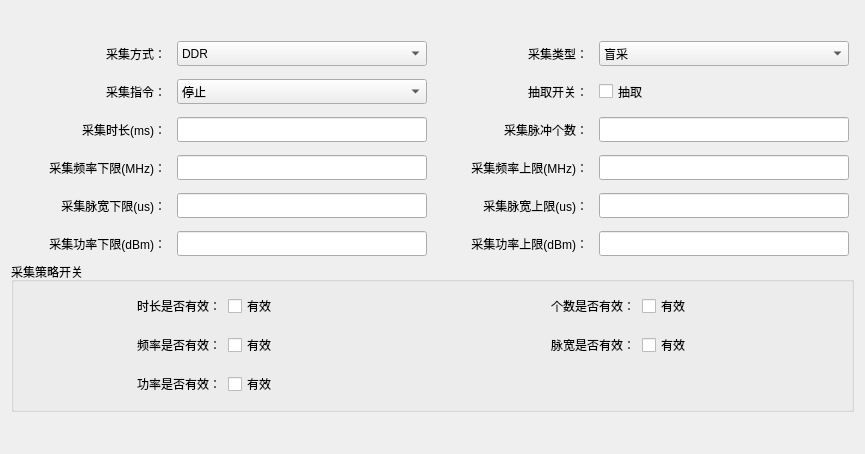
<?xml version="1.0" encoding="UTF-8"?>
<ui version="4.0">
 <class>GatherControlDialog</class>
 <widget class="QWidget" name="GatherControlDialog">
  <property name="geometry">
   <rect>
    <x>0</x>
    <y>0</y>
    <width>865</width>
    <height>454</height>
   </rect>
  </property>
  <property name="maximumSize">
   <size>
    <width>900</width>
    <height>640</height>
   </size>
  </property>
  <property name="windowTitle">
   <string>Form</string>
  </property>
  <layout class="QGridLayout" name="gridLayout_3">
   <item row="0" column="0">
    <layout class="QVBoxLayout" name="verticalLayout">
     <item>
      <layout class="QGridLayout" name="gridLayout">
       <property name="verticalSpacing">
        <number>13</number>
       </property>
       <item row="1" column="1">
        <widget class="QComboBox" name="cbox_SendingPause">
         <property name="minimumSize">
          <size>
           <width>150</width>
           <height>25</height>
          </size>
         </property>
         <property name="maximumSize">
          <size>
           <width>16777215</width>
           <height>30</height>
          </size>
         </property>
         <item>
          <property name="text">
           <string>停止</string>
          </property>
         </item>
         <item>
          <property name="text">
           <string>开始采集</string>
          </property>
         </item>
         <item>
          <property name="text">
           <string>开始读取</string>
          </property>
         </item>
         <item>
          <property name="text">
           <string>检索</string>
          </property>
         </item>
         <item>
          <property name="text">
           <string>读取暂停</string>
          </property>
         </item>
         <item>
          <property name="text">
           <string>发送暂停</string>
          </property>
         </item>
         <item>
          <property name="text">
           <string>无效</string>
          </property>
         </item>
        </widget>
       </item>
       <item row="2" column="2">
        <widget class="QLabel" name="label_7">
         <property name="sizePolicy">
          <sizepolicy hsizetype="Minimum" vsizetype="Minimum">
           <horstretch>0</horstretch>
           <verstretch>0</verstretch>
          </sizepolicy>
         </property>
         <property name="minimumSize">
          <size>
           <width>140</width>
           <height>20</height>
          </size>
         </property>
         <property name="maximumSize">
          <size>
           <width>150</width>
           <height>25</height>
          </size>
         </property>
         <property name="text">
          <string>采集脉冲个数：</string>
         </property>
         <property name="alignment">
          <set>Qt::AlignRight|Qt::AlignTrailing|Qt::AlignVCenter</set>
         </property>
        </widget>
       </item>
       <item row="1" column="2">
        <widget class="QLabel" name="label_5">
         <property name="sizePolicy">
          <sizepolicy hsizetype="Minimum" vsizetype="Minimum">
           <horstretch>0</horstretch>
           <verstretch>0</verstretch>
          </sizepolicy>
         </property>
         <property name="minimumSize">
          <size>
           <width>140</width>
           <height>20</height>
          </size>
         </property>
         <property name="maximumSize">
          <size>
           <width>150</width>
           <height>25</height>
          </size>
         </property>
         <property name="text">
          <string>抽取开关：</string>
         </property>
         <property name="alignment">
          <set>Qt::AlignRight|Qt::AlignTrailing|Qt::AlignVCenter</set>
         </property>
        </widget>
       </item>
       <item row="2" column="3">
        <widget class="QLineEdit" name="le_ImpulseNumber">
         <property name="sizePolicy">
          <sizepolicy hsizetype="Fixed" vsizetype="Ignored">
           <horstretch>0</horstretch>
           <verstretch>0</verstretch>
          </sizepolicy>
         </property>
         <property name="minimumSize">
          <size>
           <width>150</width>
           <height>25</height>
          </size>
         </property>
         <property name="maximumSize">
          <size>
           <width>1000</width>
           <height>30</height>
          </size>
         </property>
        </widget>
       </item>
       <item row="2" column="1">
        <widget class="QLineEdit" name="le_Time">
         <property name="sizePolicy">
          <sizepolicy hsizetype="Fixed" vsizetype="Ignored">
           <horstretch>0</horstretch>
           <verstretch>0</verstretch>
          </sizepolicy>
         </property>
         <property name="minimumSize">
          <size>
           <width>150</width>
           <height>25</height>
          </size>
         </property>
         <property name="maximumSize">
          <size>
           <width>1000</width>
           <height>30</height>
          </size>
         </property>
        </widget>
       </item>
       <item row="3" column="0">
        <widget class="QLabel" name="label_8">
         <property name="sizePolicy">
          <sizepolicy hsizetype="Minimum" vsizetype="Minimum">
           <horstretch>0</horstretch>
           <verstretch>0</verstretch>
          </sizepolicy>
         </property>
         <property name="minimumSize">
          <size>
           <width>140</width>
           <height>20</height>
          </size>
         </property>
         <property name="maximumSize">
          <size>
           <width>150</width>
           <height>25</height>
          </size>
         </property>
         <property name="text">
          <string>采集频率下限(MHz)：</string>
         </property>
         <property name="alignment">
          <set>Qt::AlignRight|Qt::AlignTrailing|Qt::AlignVCenter</set>
         </property>
        </widget>
       </item>
       <item row="4" column="0">
        <widget class="QLabel" name="label_10">
         <property name="sizePolicy">
          <sizepolicy hsizetype="Minimum" vsizetype="Minimum">
           <horstretch>0</horstretch>
           <verstretch>0</verstretch>
          </sizepolicy>
         </property>
         <property name="minimumSize">
          <size>
           <width>140</width>
           <height>20</height>
          </size>
         </property>
         <property name="maximumSize">
          <size>
           <width>150</width>
           <height>25</height>
          </size>
         </property>
         <property name="text">
          <string>采集脉宽下限(us)：</string>
         </property>
         <property name="alignment">
          <set>Qt::AlignRight|Qt::AlignTrailing|Qt::AlignVCenter</set>
         </property>
        </widget>
       </item>
       <item row="0" column="3">
        <widget class="QComboBox" name="cbox_GatherType">
         <property name="minimumSize">
          <size>
           <width>150</width>
           <height>25</height>
          </size>
         </property>
         <property name="maximumSize">
          <size>
           <width>16777215</width>
           <height>30</height>
          </size>
         </property>
         <item>
          <property name="text">
           <string>盲采</string>
          </property>
         </item>
         <item>
          <property name="text">
           <string>Vp采</string>
          </property>
         </item>
         <item>
          <property name="text">
           <string>Vp触发盲采</string>
          </property>
         </item>
        </widget>
       </item>
       <item row="0" column="1">
        <widget class="QComboBox" name="cbox_GatherWay">
         <property name="minimumSize">
          <size>
           <width>150</width>
           <height>25</height>
          </size>
         </property>
         <property name="maximumSize">
          <size>
           <width>16777215</width>
           <height>30</height>
          </size>
         </property>
         <item>
          <property name="text">
           <string>DDR</string>
          </property>
         </item>
         <item>
          <property name="text">
           <string>SATA</string>
          </property>
         </item>
        </widget>
       </item>
       <item row="0" column="0">
        <widget class="QLabel" name="label">
         <property name="sizePolicy">
          <sizepolicy hsizetype="Minimum" vsizetype="Minimum">
           <horstretch>0</horstretch>
           <verstretch>0</verstretch>
          </sizepolicy>
         </property>
         <property name="minimumSize">
          <size>
           <width>140</width>
           <height>20</height>
          </size>
         </property>
         <property name="maximumSize">
          <size>
           <width>150</width>
           <height>25</height>
          </size>
         </property>
         <property name="text">
          <string>采集方式：</string>
         </property>
         <property name="alignment">
          <set>Qt::AlignRight|Qt::AlignTrailing|Qt::AlignVCenter</set>
         </property>
        </widget>
       </item>
       <item row="1" column="0">
        <widget class="QLabel" name="label_4">
         <property name="sizePolicy">
          <sizepolicy hsizetype="Minimum" vsizetype="Minimum">
           <horstretch>0</horstretch>
           <verstretch>0</verstretch>
          </sizepolicy>
         </property>
         <property name="minimumSize">
          <size>
           <width>140</width>
           <height>20</height>
          </size>
         </property>
         <property name="maximumSize">
          <size>
           <width>150</width>
           <height>25</height>
          </size>
         </property>
         <property name="text">
          <string>采集指令：</string>
         </property>
         <property name="alignment">
          <set>Qt::AlignRight|Qt::AlignTrailing|Qt::AlignVCenter</set>
         </property>
        </widget>
       </item>
       <item row="0" column="2">
        <widget class="QLabel" name="label_3">
         <property name="sizePolicy">
          <sizepolicy hsizetype="Minimum" vsizetype="Minimum">
           <horstretch>0</horstretch>
           <verstretch>0</verstretch>
          </sizepolicy>
         </property>
         <property name="minimumSize">
          <size>
           <width>140</width>
           <height>20</height>
          </size>
         </property>
         <property name="maximumSize">
          <size>
           <width>150</width>
           <height>25</height>
          </size>
         </property>
         <property name="text">
          <string>采集类型：</string>
         </property>
         <property name="alignment">
          <set>Qt::AlignRight|Qt::AlignTrailing|Qt::AlignVCenter</set>
         </property>
        </widget>
       </item>
       <item row="4" column="3">
        <widget class="QLineEdit" name="le_PulseyMax">
         <property name="sizePolicy">
          <sizepolicy hsizetype="Fixed" vsizetype="Ignored">
           <horstretch>0</horstretch>
           <verstretch>0</verstretch>
          </sizepolicy>
         </property>
         <property name="minimumSize">
          <size>
           <width>150</width>
           <height>25</height>
          </size>
         </property>
         <property name="maximumSize">
          <size>
           <width>250</width>
           <height>30</height>
          </size>
         </property>
        </widget>
       </item>
       <item row="2" column="0">
        <widget class="QLabel" name="label_6">
         <property name="sizePolicy">
          <sizepolicy hsizetype="Minimum" vsizetype="Minimum">
           <horstretch>0</horstretch>
           <verstretch>0</verstretch>
          </sizepolicy>
         </property>
         <property name="minimumSize">
          <size>
           <width>140</width>
           <height>20</height>
          </size>
         </property>
         <property name="maximumSize">
          <size>
           <width>150</width>
           <height>25</height>
          </size>
         </property>
         <property name="text">
          <string>采集时长(ms)：</string>
         </property>
         <property name="alignment">
          <set>Qt::AlignRight|Qt::AlignTrailing|Qt::AlignVCenter</set>
         </property>
        </widget>
       </item>
       <item row="3" column="2">
        <widget class="QLabel" name="label_9">
         <property name="sizePolicy">
          <sizepolicy hsizetype="Minimum" vsizetype="Minimum">
           <horstretch>0</horstretch>
           <verstretch>0</verstretch>
          </sizepolicy>
         </property>
         <property name="minimumSize">
          <size>
           <width>140</width>
           <height>20</height>
          </size>
         </property>
         <property name="maximumSize">
          <size>
           <width>150</width>
           <height>25</height>
          </size>
         </property>
         <property name="text">
          <string>采集频率上限(MHz)：</string>
         </property>
         <property name="alignment">
          <set>Qt::AlignRight|Qt::AlignTrailing|Qt::AlignVCenter</set>
         </property>
        </widget>
       </item>
       <item row="3" column="1">
        <widget class="QLineEdit" name="le_FrequencyMin">
         <property name="sizePolicy">
          <sizepolicy hsizetype="Fixed" vsizetype="Ignored">
           <horstretch>0</horstretch>
           <verstretch>0</verstretch>
          </sizepolicy>
         </property>
         <property name="minimumSize">
          <size>
           <width>150</width>
           <height>25</height>
          </size>
         </property>
         <property name="maximumSize">
          <size>
           <width>250</width>
           <height>30</height>
          </size>
         </property>
        </widget>
       </item>
       <item row="4" column="1">
        <widget class="QLineEdit" name="le_PulseyMin">
         <property name="sizePolicy">
          <sizepolicy hsizetype="Fixed" vsizetype="Ignored">
           <horstretch>0</horstretch>
           <verstretch>0</verstretch>
          </sizepolicy>
         </property>
         <property name="minimumSize">
          <size>
           <width>150</width>
           <height>25</height>
          </size>
         </property>
         <property name="maximumSize">
          <size>
           <width>250</width>
           <height>30</height>
          </size>
         </property>
        </widget>
       </item>
       <item row="3" column="3">
        <widget class="QLineEdit" name="le_FrequencyMax">
         <property name="sizePolicy">
          <sizepolicy hsizetype="Fixed" vsizetype="Ignored">
           <horstretch>0</horstretch>
           <verstretch>0</verstretch>
          </sizepolicy>
         </property>
         <property name="minimumSize">
          <size>
           <width>150</width>
           <height>25</height>
          </size>
         </property>
         <property name="maximumSize">
          <size>
           <width>250</width>
           <height>30</height>
          </size>
         </property>
        </widget>
       </item>
       <item row="1" column="3">
        <widget class="QCheckBox" name="check_ExtractSwitch">
         <property name="sizePolicy">
          <sizepolicy hsizetype="Fixed" vsizetype="Ignored">
           <horstretch>0</horstretch>
           <verstretch>0</verstretch>
          </sizepolicy>
         </property>
         <property name="minimumSize">
          <size>
           <width>150</width>
           <height>25</height>
          </size>
         </property>
         <property name="maximumSize">
          <size>
           <width>250</width>
           <height>30</height>
          </size>
         </property>
         <property name="text">
          <string>抽取</string>
         </property>
        </widget>
       </item>
       <item row="4" column="2">
        <widget class="QLabel" name="label_11">
         <property name="sizePolicy">
          <sizepolicy hsizetype="Minimum" vsizetype="Minimum">
           <horstretch>0</horstretch>
           <verstretch>0</verstretch>
          </sizepolicy>
         </property>
         <property name="minimumSize">
          <size>
           <width>140</width>
           <height>20</height>
          </size>
         </property>
         <property name="maximumSize">
          <size>
           <width>150</width>
           <height>25</height>
          </size>
         </property>
         <property name="text">
          <string>采集脉宽上限(us)：</string>
         </property>
         <property name="alignment">
          <set>Qt::AlignRight|Qt::AlignTrailing|Qt::AlignVCenter</set>
         </property>
        </widget>
       </item>
       <item row="5" column="0">
        <widget class="QLabel" name="label_12">
         <property name="sizePolicy">
          <sizepolicy hsizetype="Minimum" vsizetype="Minimum">
           <horstretch>0</horstretch>
           <verstretch>0</verstretch>
          </sizepolicy>
         </property>
         <property name="minimumSize">
          <size>
           <width>140</width>
           <height>20</height>
          </size>
         </property>
         <property name="maximumSize">
          <size>
           <width>150</width>
           <height>25</height>
          </size>
         </property>
         <property name="text">
          <string>采集功率下限(dBm)：</string>
         </property>
         <property name="alignment">
          <set>Qt::AlignRight|Qt::AlignTrailing|Qt::AlignVCenter</set>
         </property>
        </widget>
       </item>
       <item row="5" column="1">
        <widget class="QLineEdit" name="le_PowerMin">
         <property name="sizePolicy">
          <sizepolicy hsizetype="Fixed" vsizetype="Ignored">
           <horstretch>0</horstretch>
           <verstretch>0</verstretch>
          </sizepolicy>
         </property>
         <property name="minimumSize">
          <size>
           <width>150</width>
           <height>25</height>
          </size>
         </property>
         <property name="maximumSize">
          <size>
           <width>250</width>
           <height>30</height>
          </size>
         </property>
        </widget>
       </item>
       <item row="5" column="2">
        <widget class="QLabel" name="label_13">
         <property name="sizePolicy">
          <sizepolicy hsizetype="Minimum" vsizetype="Minimum">
           <horstretch>0</horstretch>
           <verstretch>0</verstretch>
          </sizepolicy>
         </property>
         <property name="minimumSize">
          <size>
           <width>140</width>
           <height>20</height>
          </size>
         </property>
         <property name="maximumSize">
          <size>
           <width>150</width>
           <height>25</height>
          </size>
         </property>
         <property name="text">
          <string>采集功率上限(dBm)：</string>
         </property>
         <property name="alignment">
          <set>Qt::AlignRight|Qt::AlignTrailing|Qt::AlignVCenter</set>
         </property>
        </widget>
       </item>
       <item row="5" column="3">
        <widget class="QLineEdit" name="le_PowerMax">
         <property name="sizePolicy">
          <sizepolicy hsizetype="Fixed" vsizetype="Ignored">
           <horstretch>0</horstretch>
           <verstretch>0</verstretch>
          </sizepolicy>
         </property>
         <property name="minimumSize">
          <size>
           <width>150</width>
           <height>25</height>
          </size>
         </property>
         <property name="maximumSize">
          <size>
           <width>250</width>
           <height>30</height>
          </size>
         </property>
        </widget>
       </item>
      </layout>
     </item>
     <item>
      <widget class="QGroupBox" name="groupBox">
       <property name="minimumSize">
        <size>
         <width>0</width>
         <height>100</height>
        </size>
       </property>
       <property name="maximumSize">
        <size>
         <width>16777215</width>
         <height>150</height>
        </size>
       </property>
       <property name="title">
        <string>采集策略开关</string>
       </property>
       <layout class="QVBoxLayout" name="verticalLayout_2">
        <property name="leftMargin">
         <number>0</number>
        </property>
        <property name="topMargin">
         <number>0</number>
        </property>
        <property name="rightMargin">
         <number>0</number>
        </property>
        <property name="bottomMargin">
         <number>0</number>
        </property>
        <item>
         <layout class="QGridLayout" name="gridLayout_2">
          <property name="horizontalSpacing">
           <number>0</number>
          </property>
          <property name="verticalSpacing">
           <number>15</number>
          </property>
          <item row="1" column="2">
           <widget class="QLabel" name="label_17">
            <property name="minimumSize">
             <size>
              <width>100</width>
              <height>0</height>
             </size>
            </property>
            <property name="maximumSize">
             <size>
              <width>200</width>
              <height>16777215</height>
             </size>
            </property>
            <property name="layoutDirection">
             <enum>Qt::LeftToRight</enum>
            </property>
            <property name="text">
             <string>脉宽是否有效：</string>
            </property>
            <property name="alignment">
             <set>Qt::AlignRight|Qt::AlignTrailing|Qt::AlignVCenter</set>
            </property>
           </widget>
          </item>
          <item row="1" column="1">
           <widget class="QCheckBox" name="check_FrequencyFlag">
            <property name="minimumSize">
             <size>
              <width>150</width>
              <height>0</height>
             </size>
            </property>
            <property name="maximumSize">
             <size>
              <width>200</width>
              <height>16777215</height>
             </size>
            </property>
            <property name="text">
             <string>有效</string>
            </property>
           </widget>
          </item>
          <item row="1" column="3">
           <widget class="QCheckBox" name="check_PulseyFlag">
            <property name="minimumSize">
             <size>
              <width>150</width>
              <height>0</height>
             </size>
            </property>
            <property name="maximumSize">
             <size>
              <width>200</width>
              <height>16777215</height>
             </size>
            </property>
            <property name="text">
             <string>有效</string>
            </property>
           </widget>
          </item>
          <item row="0" column="3">
           <widget class="QCheckBox" name="check_NumberFlag">
            <property name="minimumSize">
             <size>
              <width>150</width>
              <height>0</height>
             </size>
            </property>
            <property name="maximumSize">
             <size>
              <width>200</width>
              <height>16777215</height>
             </size>
            </property>
            <property name="text">
             <string>有效</string>
            </property>
           </widget>
          </item>
          <item row="0" column="1">
           <widget class="QCheckBox" name="check_TimeFlag">
            <property name="minimumSize">
             <size>
              <width>150</width>
              <height>0</height>
             </size>
            </property>
            <property name="maximumSize">
             <size>
              <width>200</width>
              <height>16777215</height>
             </size>
            </property>
            <property name="text">
             <string>有效</string>
            </property>
            <property name="tristate">
             <bool>false</bool>
            </property>
           </widget>
          </item>
          <item row="0" column="2">
           <widget class="QLabel" name="label_14">
            <property name="minimumSize">
             <size>
              <width>100</width>
              <height>0</height>
             </size>
            </property>
            <property name="maximumSize">
             <size>
              <width>200</width>
              <height>16777215</height>
             </size>
            </property>
            <property name="layoutDirection">
             <enum>Qt::LeftToRight</enum>
            </property>
            <property name="text">
             <string>个数是否有效：</string>
            </property>
            <property name="alignment">
             <set>Qt::AlignRight|Qt::AlignTrailing|Qt::AlignVCenter</set>
            </property>
           </widget>
          </item>
          <item row="0" column="0">
           <widget class="QLabel" name="label_15">
            <property name="minimumSize">
             <size>
              <width>100</width>
              <height>0</height>
             </size>
            </property>
            <property name="maximumSize">
             <size>
              <width>200</width>
              <height>16777215</height>
             </size>
            </property>
            <property name="layoutDirection">
             <enum>Qt::LeftToRight</enum>
            </property>
            <property name="text">
             <string>时长是否有效：</string>
            </property>
            <property name="alignment">
             <set>Qt::AlignRight|Qt::AlignTrailing|Qt::AlignVCenter</set>
            </property>
           </widget>
          </item>
          <item row="1" column="0">
           <widget class="QLabel" name="label_16">
            <property name="minimumSize">
             <size>
              <width>100</width>
              <height>0</height>
             </size>
            </property>
            <property name="maximumSize">
             <size>
              <width>200</width>
              <height>16777215</height>
             </size>
            </property>
            <property name="layoutDirection">
             <enum>Qt::LeftToRight</enum>
            </property>
            <property name="text">
             <string>频率是否有效：</string>
            </property>
            <property name="alignment">
             <set>Qt::AlignRight|Qt::AlignTrailing|Qt::AlignVCenter</set>
            </property>
           </widget>
          </item>
          <item row="2" column="0">
           <widget class="QLabel" name="label_18">
            <property name="minimumSize">
             <size>
              <width>100</width>
              <height>0</height>
             </size>
            </property>
            <property name="maximumSize">
             <size>
              <width>200</width>
              <height>16777215</height>
             </size>
            </property>
            <property name="layoutDirection">
             <enum>Qt::LeftToRight</enum>
            </property>
            <property name="text">
             <string>功率是否有效：</string>
            </property>
            <property name="alignment">
             <set>Qt::AlignRight|Qt::AlignTrailing|Qt::AlignVCenter</set>
            </property>
           </widget>
          </item>
          <item row="2" column="1">
           <widget class="QCheckBox" name="check_PowerFlag">
            <property name="minimumSize">
             <size>
              <width>150</width>
              <height>0</height>
             </size>
            </property>
            <property name="maximumSize">
             <size>
              <width>200</width>
              <height>16777215</height>
             </size>
            </property>
            <property name="text">
             <string>有效</string>
            </property>
           </widget>
          </item>
         </layout>
        </item>
       </layout>
      </widget>
     </item>
    </layout>
   </item>
  </layout>
  <zorder></zorder>
 </widget>
 <tabstops>
  <tabstop>cbox_GatherWay</tabstop>
  <tabstop>cbox_GatherType</tabstop>
  <tabstop>cbox_SendingPause</tabstop>
  <tabstop>check_ExtractSwitch</tabstop>
  <tabstop>le_Time</tabstop>
  <tabstop>le_ImpulseNumber</tabstop>
  <tabstop>le_FrequencyMin</tabstop>
  <tabstop>le_FrequencyMax</tabstop>
  <tabstop>le_PulseyMin</tabstop>
  <tabstop>le_PulseyMax</tabstop>
  <tabstop>le_PowerMin</tabstop>
  <tabstop>le_PowerMax</tabstop>
  <tabstop>check_TimeFlag</tabstop>
  <tabstop>check_NumberFlag</tabstop>
  <tabstop>check_FrequencyFlag</tabstop>
  <tabstop>check_PulseyFlag</tabstop>
  <tabstop>check_PowerFlag</tabstop>
 </tabstops>
 <resources/>
 <connections/>
</ui>
